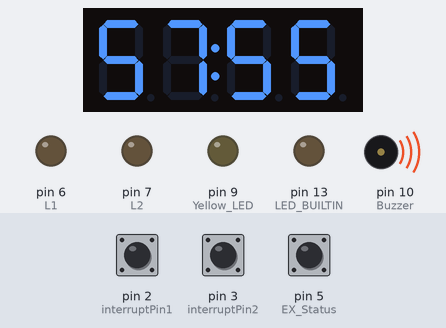
A sketch run on a simulated Arduino Uno, built with avr-gcc and run on an emulated ATmega328P. Shown: 4-digit seven-segment display, output pins drawn as LEDs (lit = HIGH), buzzer (waves = sounding, pin HIGH). The inputs (shaded band) are chosen by the test bench; at power-on: pin 2 (interruptPin1) HIGH, pin 3 (interruptPin2) HIGH, pin 5 (EX_Status) HIGH. EEPROM starts erased.

Above: at 4.1 s.
4.2 s: pin 2 (interruptPin1) pulled LOW for 0.15 s
At 5.0 s:
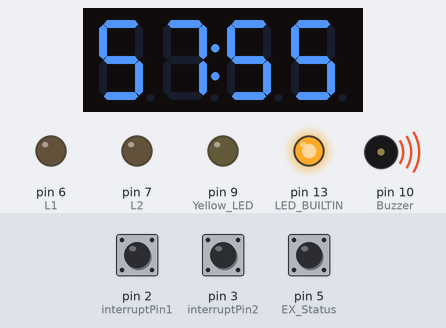
5.8 s: pin 3 (interruptPin2) pulled LOW for 0.15 s
At 5.88 s:
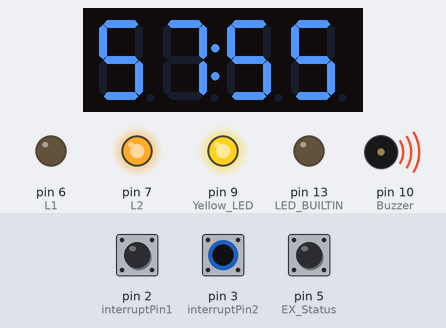
7.4 s: pin 2 (interruptPin1) pulled LOW for 1 s
At 8.0 s:
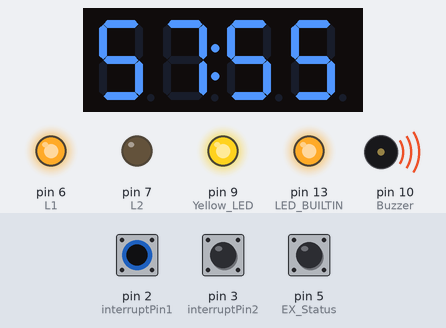
9.9 s: pin 3 (interruptPin2) pulled LOW for 1 s
At 10.7 s:
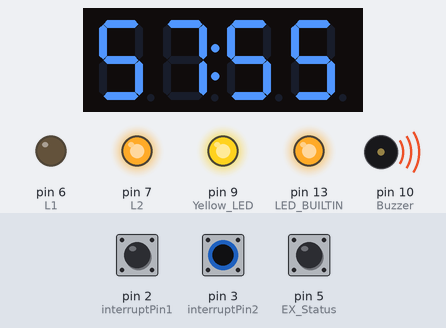
12.4 s: pin 3 (interruptPin2) pulled LOW for 3.2 s
At 16.9 s:
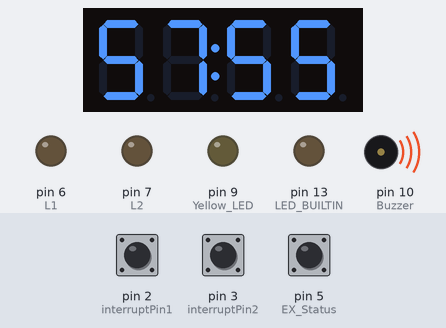
17.1 s: pin 2 (interruptPin1) pulled LOW for 3.2 s
At 17.8 s:
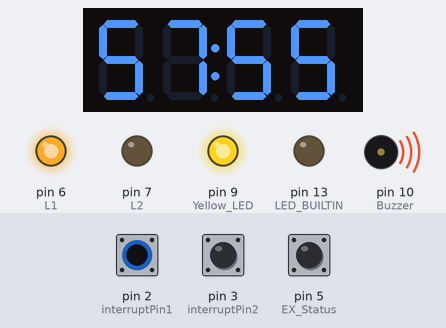
Timing chart, 0 to 22.8 s (numbered marks = the images above; inputs shaded):
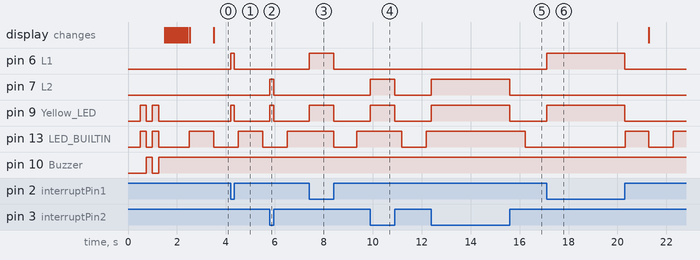

Measured:
- after the input at 4.2 s, pin 6 (L1), pin 9 (Yellow_LED): LOW → HIGH at once, → LOW 0.15 s later
- after the input at 5.8 s, pin 7 (L2), pin 9 (Yellow_LED): LOW → HIGH at once, → LOW 0.15 s later
- after the input at 7.4 s, pin 6 (L1), pin 9 (Yellow_LED): LOW → HIGH at once, → LOW 1.0 s later
- after the input at 9.9 s, pin 7 (L2), pin 9 (Yellow_LED): LOW → HIGH at once, → LOW 1.0 s later
- after the input at 12.4 s, pin 7 (L2), pin 9 (Yellow_LED): LOW → HIGH at once, → LOW 3.2 s later
- after the input at 17.1 s, pin 6 (L1), pin 9 (Yellow_LED): LOW → HIGH at once, → LOW 3.2 s later

The sketch:

sketch_mar23a.ino
```cpp
 #include <TimerOne.h>
 #include <EEPROM.h>
// #include "SevenSegmentTM1637.h"
 #include "SevenSegmentExtended.h"

const byte interruptPin1 = 2;
const byte interruptPin2 = 3;
const byte Yellow_LED = 9;
const byte Buzzer = 10;

int addr = 0;

int i=0;
volatile int h=0;
volatile int m=01;
volatile int s=10;
volatile int ms=99;
volatile int store=0;
volatile int days=0;
volatile int Resolution=4;
//volatile int LED_Res=0;

//int TIME;
//const int hs=8;
//const int ms=9;
//const int ledPin=LED_BUILTIN;

const int EX_Status = 5;
const int L1=6;
const int L2=7;
const int PWM=9;
volatile byte state = LOW;
//----------------------------
const byte PIN_CLK = 4;   // define CLK pin (any digital pin)
const byte PIN_DIO = 5;   // define DIO pin (any digital pin)
//SevenSegmentTM1637    display(PIN_CLK, PIN_DIO);
SevenSegmentExtended    display(A4, A5);
//***********************************************************
void setup()
{
 // Serial.begin(9600);

  noInterrupts();
  m = EEPROM.read(0);
  h = EEPROM.read(1);
  days = EEPROM.read(2);
  interrupts();

  delay(500);                // wait 1000 ms

  pinMode(LED_BUILTIN, OUTPUT);
  pinMode(Yellow_LED, OUTPUT);
  pinMode(Buzzer, OUTPUT);

  pinMode(L1, OUTPUT);
  pinMode(L2, OUTPUT);
  pinMode(PWM, OUTPUT);

  digitalWrite(L1, LOW);
  digitalWrite(L2,  LOW);
  digitalWrite(Buzzer,  HIGH);

  pinMode(EX_Status, INPUT_PULLUP);
  pinMode(interruptPin1, INPUT_PULLUP);
  pinMode(interruptPin2, INPUT_PULLUP);

  attachInterrupt(digitalPinToInterrupt(interruptPin1), PB_UP, FALLING );
  attachInterrupt(digitalPinToInterrupt(interruptPin2), PB_DOWN, FALLING );

  for(i=0; i< 2;i++)
  {
    digitalWrite(Yellow_LED, HIGH);
    digitalWrite(LED_BUILTIN, HIGH);
    digitalWrite(Buzzer, LOW);
    delay(250);
    digitalWrite(Yellow_LED, LOW);
    digitalWrite(LED_BUILTIN, LOW);
    digitalWrite(Buzzer, HIGH);
    delay(250);
  }

  Timer1.initialize(200);
  Timer1.attachInterrupt(Tick);
  Timer1.setPeriod(10000); //10000 is for 1s

  Serial.begin(9600);         // initializes the Serial connection @ 9600 baud
  display.begin();            // initializes the display
  display.setBacklight(100);  // set the brightness to 100 %
 // display.print("INIT");      // display INIT on the display
  display.clear();
}
//***********************************************************
void loop()
{

}
//***********************************************************
void Tick()
{
    ms--;
    if(ms < 0)
    {
      s--;
      ms=99;

      if(h == 0 && m == 0)
        display.printTime(m, s, true);
      else
        display.printTime(h, m, true);

      state = !state;
      digitalWrite(LED_BUILTIN, state);

    /*  display.setColonOn(false);
        display.print(222);
        display.print( display.getColonOn());
        display.printDualCounter(h, s);
        display.blink();
        display.print(s);  /*
    /*
      Serial.print(h);  Serial.print(": ");
      Serial.print(m);  Serial.print(": ");
      Serial.print(s);  Serial.print(": Day:");
      Serial.print(days);  Serial.print(".");
      Serial.println("");*/
    }
    if(s < 0)
    {
       s=59;
       m--;

       EEPROM.write(0, m);
       EEPROM.write(1, h);
       EEPROM.write(2, days);

    }
    if(m < 0)
    {
     // display.clear();
       m=59;
       h--;
    }
    if(h < 0)
    {
    //  display.clear();
       h=11;
       days++;
    }
    //----------------------------------------------------
  /*  if(digitalRead(EX_Status)==LOW) //test mode swithch
    {

      /*if(s%10 == 0 && ms == 1)
      {
         store=s;
         noInterrupts();
         digitalWrite(L1, HIGH);
         digitalWrite(PWM, HIGH);
         digitalWrite(Yellow_LED, HIGH);
         interrupts();
      }
      if(s%10 == 0 && ms == 65)
      {
         noInterrupts();
         digitalWrite(L1, LOW);
         digitalWrite(PWM, LOW);
         digitalWrite(Yellow_LED, LOW);
         interrupts();
      }
    }
    else
    {*/
      int act_h=0;
      int act_m=0;

      if(h == act_h && m== act_m && s == 10 && ms == 80) //buzzer on
      {noInterrupts();          digitalWrite(Buzzer, LOW);          digitalWrite(Yellow_LED, HIGH);           interrupts(); }
      if(h == act_h && m== act_m && s == 10 && ms == 5) //buzzer off
      {noInterrupts();          digitalWrite(Buzzer, HIGH);          digitalWrite(Yellow_LED, LOW);           interrupts();}

      if(h == act_h && m== act_m && s == 9 && ms == 90) //buzzer on
      {noInterrupts();          digitalWrite(Buzzer, LOW);          digitalWrite(Yellow_LED, HIGH);           interrupts(); }
      if(h == act_h && m== act_m && s == 9 && ms == 70) //buzzer off
      {noInterrupts();          digitalWrite(Buzzer, HIGH);          digitalWrite(Yellow_LED, LOW);           interrupts();}

      if(h == act_h && m== act_m && s == 9 && ms == 50) //buzzer on
      {noInterrupts();          digitalWrite(Buzzer, LOW);          digitalWrite(Yellow_LED, HIGH);           interrupts(); }
      if(h == act_h && m== act_m && s == 9 && ms == 30) //buzzer off
      {noInterrupts();          digitalWrite(Buzzer, HIGH);          digitalWrite(Yellow_LED, LOW);           interrupts();}

      if(h == act_h && m== act_m && s == 9 && ms == 10) //buzzer on
      {noInterrupts();          digitalWrite(Buzzer, LOW);          digitalWrite(Yellow_LED, HIGH);           interrupts(); }
      if(h == act_h && m== act_m && s == 8 && ms == 90) //buzzer off
      {noInterrupts();          digitalWrite(Buzzer, HIGH);          digitalWrite(Yellow_LED, LOW);           interrupts();}

      //---------------------------------------------
      if(h == act_h && m == act_m && s == 1 && ms == 65)
      {
         noInterrupts();
         digitalWrite(L1, HIGH);
         digitalWrite(PWM, HIGH);
         digitalWrite(Yellow_LED, HIGH);
         interrupts();
      }
      if(h == act_h && m == act_m && s == 1 &&  ms == 1)
      {
         noInterrupts();
         digitalWrite(L1, LOW);
         digitalWrite(PWM, LOW);
         digitalWrite(Yellow_LED, LOW);
         interrupts();
      }
}
//***********************************************************
void PB_UP()  //its up side button (purs the feedings)
{
   if(digitalRead(EX_Status)==LOW) // to reset the time to day 1, 00:00 (if deep swich is ON)
   {
       noInterrupts();
       digitalWrite(Yellow_LED, HIGH);
       while(digitalRead(interruptPin1)==LOW);
       digitalWrite(Yellow_LED, LOW);
       m++;
       if(m >= 60)
          m = 0;
       EEPROM.write(0, m); //m
       EEPROM.write(1, h); //h
       EEPROM.write(2, 1); //days
       interrupts();
   }
   else
   {
       digitalWrite(Yellow_LED, HIGH);
       digitalWrite(L1, HIGH);
       digitalWrite(PWM, HIGH);

       while(digitalRead(interruptPin1)==LOW);

       digitalWrite(L1, LOW);
       digitalWrite(PWM, LOW);
       digitalWrite(Yellow_LED, LOW);
   }


}
//***********************************************************
void PB_DOWN()
{
   if(digitalRead(EX_Status)==LOW) // to reset the time to day 1, 00:00 (if deep swich is ON)
   {
       noInterrupts();
       digitalWrite(Yellow_LED, HIGH);
       while(digitalRead(interruptPin1)==LOW);
       digitalWrite(Yellow_LED, LOW);
       h++;
       if(h>12)
          h=0;
       EEPROM.write(0, m); //m
       EEPROM.write(1, h); //h
       EEPROM.write(2, 1); //days

      // m = EEPROM.read(0);
     //  h = EEPROM.read(1);
     //  days = EEPROM.read(2);
       interrupts();
   }
   else
   {
       digitalWrite(Yellow_LED, HIGH);
       digitalWrite(L2, HIGH);
       digitalWrite(PWM, HIGH);

       while(digitalRead(interruptPin2)==LOW);

       digitalWrite(L2, LOW);
       digitalWrite(PWM, LOW);
       digitalWrite(Yellow_LED, LOW);
   }
}
//***********************************************************
```
